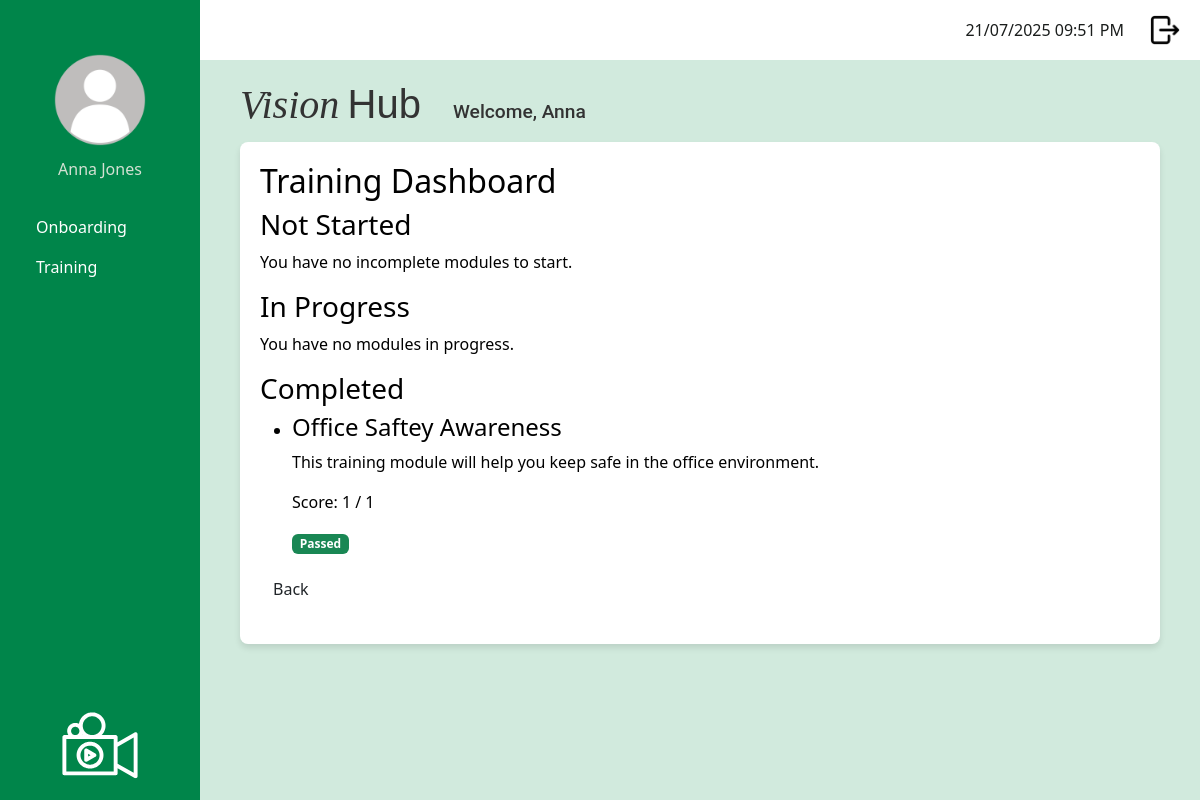
/dashboard_training (signed in), run on the app's committed database.
### app/models.py (models this page shows, shortened)
class User(UserMixin, db.Model):
    __tablename__ = 'user'
    id: so.Mapped[int] = so.mapped_column(primary_key=True)
    username: so.Mapped[str] = so.mapped_column(sa.String(120), index=True, unique=True)
    first_name: so.Mapped[str] = so.mapped_column(sa.String(50), index=True)
    surname: so.Mapped[str] = so.mapped_column(sa.String(50), index=True)
    job_title: so.Mapped[str] = so.mapped_column(sa.String(50), index=True)
    password_hash: so.Mapped[str] = so.mapped_column(sa.String(256))
    is_onboarding: so.Mapped[bool] = so.mapped_column(default=False) # Default: Not onboarding
    dateStarted: so.Mapped[datetime] = so.mapped_column(index=True, default=lambda: datetime.now(timezone.utc))
    google_email: so.Mapped[Optional[str]] = so.mapped_column(sa.String(120), unique=True, nullable=True)
    profile_photo: so.Mapped[Optional[str]] = so.mapped_column(sa.String(120), nullable=True, default='profileDefault.png')
    manager_id: so.Mapped[Optional[int]] = so.mapped_column(sa.ForeignKey('user.id'), nullable=True)
    manager: so.Mapped[Optional['User']] = so.relationship('User', remote_side=[id], back_populates='manages')
    manages: so.Mapped[List['User']] = so.relationship('User', back_populates='manager')
    role_id: so.Mapped[int] = so.mapped_column(sa.ForeignKey('role.id'))
    role: so.Mapped['Role'] = so.relationship('Role', back_populates='users')
    department_id: so.Mapped[int] = so.mapped_column(sa.ForeignKey('department.id'))
    department: so.Mapped['Department'] = so.relationship('Department', back_populates='users')
    module_progress: so.Mapped[List['UserModuleProgress']] = so.relationship('UserModuleProgress', back_populates='user')
    onboarding_path_id: so.Mapped[int] = so.mapped_column(sa.ForeignKey('onboarding_path.id'), nullable=True)
    onboarding_path: so.Mapped['OnboardingPath'] = so.relationship('OnboardingPath')

class TrainingModule (db.Model):
    __tablename__ = 'training_module'
    id: so.Mapped[int] = so.mapped_column(primary_key=True)
    module_title: so.Mapped[str] = so.mapped_column(sa.String(150), index=True, unique=True)
    module_description: so.Mapped[str] = so.mapped_column(sa.Text, nullable=False)
    module_instructions: so.Mapped[str] = so.mapped_column(sa.Text, nullable=False)
    video_url: so.Mapped[str] = so.mapped_column(sa.String(300), nullable=True)
    active: so.Mapped[bool] = so.mapped_column(sa.Boolean, nullable=False, default=True)
    questions: so.Mapped[List['Question']] = so.relationship('Question', back_populates='training_module', cascade='all, delete-orphan')
    user_progress: so.Mapped[List['UserModuleProgress']] = so.relationship('UserModuleProgress', back_populates='training_module')
    onboarding_steps: so.Mapped[List['OnboardingStep']] = so.relationship('OnboardingStep', back_populates='training_module', cascade='all, delete-orphan')

### app/routes.py (the view)
@app.route('/dashboard_training', methods=['GET'])
@login_required
def training_dashboard():
    if current_user.role.role_name != "staff":
        return redirect(url_for('logout'))
    onboarding_path = current_user.onboarding_path
    if onboarding_path:
        steps = onboarding_path.steps
    else:
        steps = []
    completed_modules = []
    to_be_completed_modules = []
    in_progress_modules = []
    passing_threshold = 0.5
    for step in steps:
        module = step.training_module
        if module:
            progress = UserModuleProgress.query.filter_by(
                user_id=current_user.id,
                training_module_id=module.id
            ).order_by(UserModuleProgress.id.desc()).first()
            if not progress:
                to_be_completed_modules.append(module)
            else:
                total_questions = len(module.questions) or 1  # Avoid division by zero
                if progress.completed_date:
                    if progress.score is not None and (progress.score / total_questions) >= passing_threshold:
                        completed_modules.append({
                            'module': module,
                            'score': progress.score,
                            'passed': True
                        })
                    else:
                        to_be_completed_modules.append(module)
                else:
                    in_progress_modules.append(module)
    return render_template(
        'dashboard_training.html',
        title="Training Dashboard",
        to_be_completed_modules=to_be_completed_modules,
        in_progress_modules=in_progress_modules,
        completed_modules=completed_modules
    )

### app/models.py (called while the page is built)
@login.user_loader
def load_user(id):
    return db.session.get(User, int(id))

### app/templates/dashboard_training.html
{% extends "base.html" %}
{% block content %}
<h2>Training Dashboard</h2>
<h3>Not Started</h3>
{% if to_be_completed_modules %}
    <ul>
    {% for module in to_be_completed_modules %}
        <li>
            <h4>{{ module.module_title }}</h4>
            <p>{{ module.module_description }}</p>
            <a href="{{ url_for('take_training_module', module_id=module.id) }}" class="btn btn-primary">
                Start Module
            </a>
        </li>
    {% endfor %}
    </ul>
{% else %}
    <p>You have no incomplete modules to start.</p>
{% endif %}
<h3>In Progress</h3>
{% if in_progress_modules %}
    <ul>
    {% for module in in_progress_modules %}
        <li>
            <h4>{{ module.module_title }}</h4>
            <p>{{ module.module_description }}</p>
            <a href="{{ url_for('take_training_module', module_id=module.id) }}" class="btn btn-warning">
                Resume Module
            </a>
        </li>
    {% endfor %}
    </ul>
{% else %}
    <p>You have no modules in progress.</p>
{% endif %}
<h3>Completed</h3>
{% if completed_modules %}
    <ul>
    {% for entry in completed_modules %}
        <li>
            <h4>{{ entry.module.module_title }}</h4>
            <p>{{ entry.module.module_description }}</p>
            <p>Score: {{ entry.score }} / {{ entry.module.questions|length }}</p>
            {% if entry.passed %}
                <span class="badge bg-success">Passed</span>
            {% else %}
                <span class="badge bg-danger">Failed</span>
                <a href="{{ url_for('take_training_module', module_id=entry.module.id) }}" class="btn btn-secondary">Retake Module</a>
            {% endif %}
        </li>
    {% endfor %}
    </ul>
{% else %}
    <p>You have no completed modules.</p>
{% endif %}
<p>
    <a href="{{ url_for('staff_dashboard') }}" class="btn">Back</a>
</p>
{% endblock %}

### app/templates/base.html (shortened to what this page needs)
<!doctype html>
<html>
    <head>
            <link
            href="{{ url_for('static', filename='css/bootstrap.min.css') }}"
            rel="stylesheet"/>
            <link href="{{ url_for('static', filename='css/stylesheet.css') }}" rel="stylesheet"/>
        </head>
    <body>
         <div class="sidebar">
            <div class="profile-container">
                <form id="photoForm"
                    action="{{ url_for('update_profile_photo') }}"
                    method="POST"
                    enctype="multipart/form-data"
                    style="display:inline;">
                <img src="{{ url_for('static',
                                    filename='images/profilePhoto/'
                                        ~ (current_user.profile_photo or 'profileDefault.png')) }}"
                    id="profilePicture"
                    class="profilePicture"
                    alt="Click to change photo"
                    style="cursor:pointer; width:100px; height:100px;
                            object-fit:cover; border-radius:50%;">
                </form>
                <h5 class="profile-photo-text">{{ current_user.first_name|title }} {{ current_user.surname|title }}</h5>
            </div>
            <nav class="nav flex-column sideNavLink-container">
                {% if current_user.role.role_name == 'admin' %}
                    <a class="nav-link" href="#">Onboarding</a>
                    <a class="nav-link" href="{{ url_for('manage_training_modules') }}">Training</a>
                    <a class="nav-link" href="#">Knowledge Base</a>
                    <a class="nav-link" href="{{ url_for('manage_users') }}">User Managment</a>
                    <a class="nav-link" href="#">Onboarding</a>
                    <a class="nav-link" href="#">Reports</a>
                    <a class="nav-link" href="#">Content Management</a>
                    {% elif current_user.role.role_name == 'manager' %}
                    <a class="nav-link" href="#">Onboarding</a>
                    <a class="nav-link" href="#">Training</a>
                    <a class="nav-link" href="#">Reports</a>
                    {% elif current_user.role.role_name == 'staff' %}
                    <a class="nav-link" href="#">Onboarding</a>
                    <a class="nav-link" href="{{ url_for('training_dashboard') }}">Training</a>
                {% endif %}
            </nav>
            <img src="{{ url_for('static', filename='images/logoImageWhite.svg') }}" class="sidebarLogo">
        </div>
         <div class="top-bar">
            <div class="d-flex align-items-center">
                <span class="me-3" id="clock"></span>
                <a href="{{ url_for('logout') }}" class="logout-link">
                    <img src="{{ url_for('static', filename='images/logout.png') }}" class="logout-image">
                </a>
            </div>
        </div>
        <div class="logo-name-container">
            <h2 class="logo-text">
                <span class="logo-vision">Vision</span>
                <span class="logo-hub">Hub</span>
            </h2>
            <h3 class="welcome-text">Welcome, {{ current_user.first_name|title }}</h3>
        </div>
        <div class="content">
            {% block content %}
            {% endblock %}
        </div>
    </body>
</html>

### app/static/css/stylesheet.css (style rules this page uses)
body { color: #000000; background-color: #d1eadd ; }
.logo-name-container { display: flex; align-items: baseline; margin-left: 240px; margin-top: 20px; margin-bottom: 5px; gap: 2rem; color: #333; }
.logo-vision { font-family: 'Playfair Display', serif; font-weight: 450; font-style: italic; font-size: 2.5rem; }
.logo-hub { font-family: 'Montserrat', sans-serif; font-weight: 200; font-size: 2.5rem; margin-left: 0; }
.welcome-text { font-family: 'Roboto', sans-serif; font-size: 1.2rem; margin: 0; }
.sidebar { background-color: #00854a; color: white; font-size: 1rem; font-weight: 400; height: 100vh; position: fixed; width: 200px; padding: 20px; display: flex; flex-direction: column; justify-content: space-between; text-align: left }
.profile-photo-text { font-size: 1rem; font-weight: 200; color: rgb(211, 225, 211); text-align: center; }
.sidebarLogo { max-width: 100%; width: 120px; height: auto; display: block; margin: 0 auto; margin-top: auto; }
.profilePicture { display: block; margin: 30px auto 10px auto; border-radius: 50%; width: 80px; height: 80px; object-fit: cover; }
.sideNavLink-container { margin-top: 20px; }
.nav-link { border-radius: 0.5rem; color: white; }
.top-bar { background-color: white; height: 60px; padding: 10px 20px; margin-left: 200px; display: flex; justify-content: flex-end; align-items: center; }
.logout-image { width: 30px; height: 30px; object-fit: cover; margin-left: 10px; }
#clock { color: #1a1d1c; margin-right: 20px; }
.content { background-color: white; border-radius: 8px; margin-left: 240px; padding: 20px; box-shadow: 0 4px 6px rgba(0, 0, 0, 0.1); max-width: calc(100% - 240px - 40px); }

### data on the page
User: profile_photo (placeholder picture), first_name "Anna", surname "Jones"
TrainingModule: module.module_title "Office Saftey Awareness", module.module_description "This training module will help you keep safe in the office environment."

### other printed values
{{ entry.score }} "1"
{{ entry.module.questions|length }} "1"
